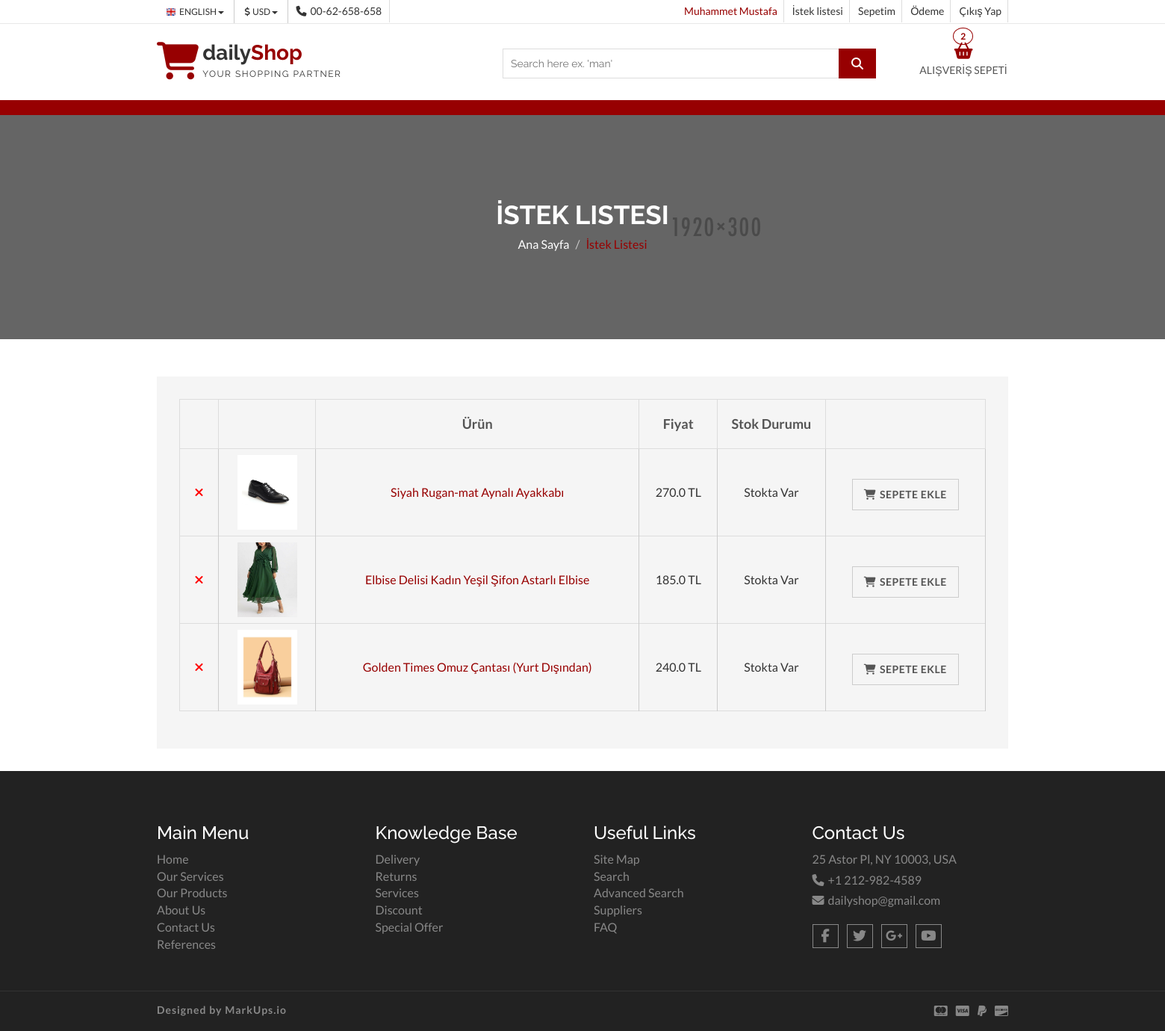
The app's page /order/wishlist/ (signed in) with its own data.
### product/models.py (models this page shows, shortened)
class Product(models.Model):
    STATUS = (
        ('True','Evet'),
        ('False','Hayır'),
    )
    category = models.ForeignKey(Category,on_delete=models.CASCADE)
    title = CharField(max_length=200)
    keywords = CharField(blank = True,max_length=255)
    description = CharField(blank = True,max_length=255)
    image = ImageField(blank = True,upload_to = "images/")
    price = FloatField()
    amount = IntegerField()
    detail = RichTextUploadingField()
    status = CharField(max_length=10,choices=STATUS)
    slug = AutoSlugField(populate_from='title')
    created_at = DateTimeField(auto_now_add=True)
    update_at = DateTimeField(auto_now=True)
    def __str__(self):
        return self.title
    def image_tag(self):
        try:
            return mark_safe(f'<img src="{self.image.url}" alt="image"  height = "50"')
        except Exception:
            return mark_safe(f'<img alt="image field is blank"')
    image_tag.short_description = "Image"

### order/views.py (the view)
# urls.py: path('wishlist/', views.WishlistView, name='Wishlist'),
def WishlistView(request):
    context = SettingsFunc(request)
    customer = GetCustomer(request)
    context['customer'] = customer
    if customer is not None:
        wishlist = Wishlist.objects.filter(customer_id=customer.id)
        products = []
        for w in wishlist:
            products.append(Product.objects.get(id=w.product_id))
        context['products'] = products
    else:
        context['products'] = None
    print(context['products'])
    return render(request,"wishlist.html",context)

### home/views.py (called while the page is built, shortened)
def SettingsFunc(request):
    setting = Setting.objects.get(pk=1)
    category = Category.objects.all()
    context = {
        'setting' : setting,
        'category':category
    }
    items,total = CookieCart(request)
    context['cart'] = items
    context['total'] = total
    context['CartItemCount'] = len(context['cart'])
    wishList = None
    if request.user.is_authenticated:
        customer = UserProfile.objects.get(user_id=request.user.id)
        wishList = Wishlist.objects.filter(customer_id=customer.id)
        context['wishList'] = [x.product for x in wishList]
    return context

def CookieCart(request):
    items = []
    total = 0
    if request.user.is_authenticated:
        customer = UserProfile.objects.get(user_id=request.user.id)
        items = ShopCart.objects.filter(customer_id= customer.id)
        total = sum([x.amount for x in items])
    return items, total

### order/models.py (called while the page is built)
    @property
    def amount(self):
        return (self.quantity * self.product.price)

### order/views.py (called while the page is built)
def GetCustomer(request):
    if request.user.is_authenticated:
        return UserProfile.objects.get(user_id=request.user.id)
    return None

### home/templates/wishlist.html (shortened to what this page needs)
{% extends 'homebase.html' %}
{% load static %}
 {% block content %}
<section id="aa-catg-head-banner"><img src="{% static 'img/fashion/fashion-header-bg-8.jpg' %}"
        alt="website template image">
    <div class="aa-catg-head-banner-area">
        <div class="container">
            <div class="aa-catg-head-banner-content">
                <h2>İstek Listesi</h2>
                <ol class="breadcrumb">
                    <li><a href="/">Ana Sayfa</a></li>
                    <li class="active">İstek Listesi</li>
                </ol>
            </div>
        </div>
    </div>
</section>
<section id="cart-view" class="mb-5">
    <div class="container">
        <div class="row">
            <div class="col-md-12">
                <div class="cart-view-area">
                    <div class="cart-view-table aa-wishlist-table">
                        <form action="">
                            <div class="table-responsive">
                                <table class="table">
                                    <thead>
                                        <tr>
                                            <th></th>
                                            <th></th>
                                            <th>Ürün</th>
                                            <th>Fiyat</th>
                                            <th>Stok Durumu</th>
                                            <th></th>
                                        </tr>
                                    </thead>
                                    <tbody>
                                        {% for product in products %}
                                        <tr>
                                            <td><a class="remove wishListBtn" href="#" data-action="remove" data-productid="{{product.id}}" class="wishListBtn">
                                                    <fa class="fa fa-close"></fa>
                                                </a></td>
                                            <td><a href="/product/{{product.id}}/{{product.slug}}"><img src={{ product.image.url }} alt="img"></a></td>
                                            <td><a class="aa-cart-title" href="/product/{{product.id}}/{{product.slug}}">
                                                    {{ product.title }}
                                            </a></td>
                                            <td>{{ product.price }}
                                                TL
                                            </td>
                                            <td>
                                                {% if product.amount > 0 %}
                                                Stokta Var
                                                {% else %}
                                                Stokta Yok
                                                {% endif %}
                                            </td>
                                            {% if product.amount > 0 %}
                                            <td><a href="#" class="aa-add-to-cart-btn add_to_cart update_item " data-imageurl="{{product.image.url}}" data-title="{{product.title}}" data-price="{{product.price}}" data-action="add" data-productid="{{product.id}}"><span
                                                class="fa fa-shopping-cart" disabled></span>Sepete
                                            Ekle</a></td>
                                            {% endif %}
                                        </tr>
                                        {% endfor %}
                                    </tbody>
                                </table>
                            </div>
                        </form>
                    </div>
                </div>
            </div>
        </div>
    </div>
</section>
{% endblock content %} {% block footer %} {% include 'footer.html' %} {% endblock footer %}

### home/templates/header.html (shortened to what this page needs)
{% block header %} {% load static %}
<link rel="stylesheet" href="https://ajax.googleapis.com/ajax/libs/jqueryui/1.11.4/themes/smoothness/jquery-ui.css">
<header id="aa-header">
    <div class="aa-header-top">
        <div class="container">
            <div class="row">
                <div class="col-md-12">
                    <div class="aa-header-top-area">
                        <div class="aa-header-top-left">
                            <div class="aa-language">
                                <div class="dropdown">
                                    <a class="btn dropdown-toggle" href="#" type="button" id="dropdownMenu1"
                                        data-toggle="dropdown" aria-haspopup="true" aria-expanded="true">
                                        <img src="{% static 'img/flag/english.jpg' %}" alt="english flag">ENGLISH
                                        <span class="caret"></span>
                                    </a>
                                </div>
                            </div>
                            <div class="aa-currency">
                                <div class="dropdown">
                                    <a class="btn dropdown-toggle" href="#" type="button" id="dropdownMenu1"
                                        data-toggle="dropdown" aria-haspopup="true" aria-expanded="true">
                                        <i class="fa fa-usd"></i>USD
                                        <span class="caret"></span>
                                    </a>
                                </div>
                            </div>
                            <div class="cellphone hidden-xs">
                                <p><span class="fa fa-phone"></span>00-62-658-658</p>
                            </div>
                        </div>
                        <div class="aa-header-top-right">
                            <ul class="aa-head-top-nav-right">
                                {% if request.user.id %}
                                <li><a style="color: #970001"
                                        href=" {% url 'account' %} ">{{request.user.first_name}}</a></li>
                                {% endif %}
                                <li class="hidden-xs"><a href="/order/wishlist">İstek listesi</a></li>
                                <li class="hidden-xs"><a href=" {% url 'order' %} ">Sepetim</a></li>
                                <li class="hidden-xs"><a href="/order/checkout/">Ödeme</a></li>
                                {% if request.user.id %}
                                <li class="hidden-xs"><a href="{% url 'logout' %}">Çıkış Yap</a></li>
                                {% else %}
                                <li><a href="" data-toggle="modal" data-target="#login-modal">Giriş Yap</a></li>
                                {% endif %}
                            </ul>
                        </div>
                    </div>
                </div>
            </div>
        </div>
    </div>
    <div class="aa-header-bottom">
        <div class="container">
            <div class="row">
                <div class="col-md-12">
                    <div class="aa-header-bottom-area">
                        <div class="aa-logo">
                            <a href="/">
                                <span class="fa fa-shopping-cart"></span>
                                <p>daily<strong>Shop</strong> <span>Your Shopping Partner</span></p>
                            </a>
                        </div>
                        <div class="aa-cartbox">
                            <a class="aa-cart-link" href="/order/">
                                <span class="fa fa-shopping-basket"></span>
                                <span class="aa-cart-title">ALIŞVERİŞ SEPETİ</span>
                                <span class="aa-cart-notify">{{CartItemCount}}</span>
                            </a>
                        </div>
                        <div class="aa-search-box">
                            <form action="/search/" method="GET">
                                <input type="text" name="searchArea" id="searchArea"
                                    placeholder="Search here ex. 'man' " required>
                                <button type="submit"><span class="fa fa-search"></span></button>
                            </form>
                        </div>
                    </div>
                </div>
            </div>
        </div>
    </div>
</header>
{% endblock %}

### home/static/css/theme-color/dark-red-theme.css (style rules this page uses)
h2 { color: #970001; }
#aa-header .aa-header-bottom .aa-header-bottom-area .aa-logo a > span { color: #970001; }
#aa-header .aa-header-bottom .aa-header-bottom-area .aa-logo a strong { color: #970001; }
#aa-header .aa-header-bottom .aa-header-bottom-area .aa-search-box button { background-color: #970001; }
#aa-header .aa-header-bottom .aa-cartbox .aa-cart-link { color: #970001; }
#aa-header .aa-header-bottom .aa-cartbox .aa-cart-link .aa-cart-notify { border: 1px solid #970001; color: #970001; }
#aa-header .aa-header-bottom .aa-cartbox .aa-cart-link .aa-cart-notify:after { border-top-color: #970001; }
#aa-catg-head-banner .aa-catg-head-banner-area .aa-catg-head-banner-content .breadcrumb .active { color: #970001; }
#cart-view .cart-view-area .cart-view-table .table tbody tr td .aa-cart-title { color: #970001; }

### records on screen
Product: image (picture), title "Siyah Rugan-mat Aynalı Ayakkabı", price "270.0", amount "Stokta Var"
Product: image (picture), title "Elbise Delisi Kadın Yeşil Şifon Astarlı Elbise", price "185.0", amount "Stokta Var"
Product: image (picture), title "Golden Times Omuz Çantası (Yurt Dışından)", price "240.0", amount "Stokta Var"

### other values on screen
{{ request.user.first_name }} "Muhammet Mustafa"
{{ CartItemCount }} "2"
